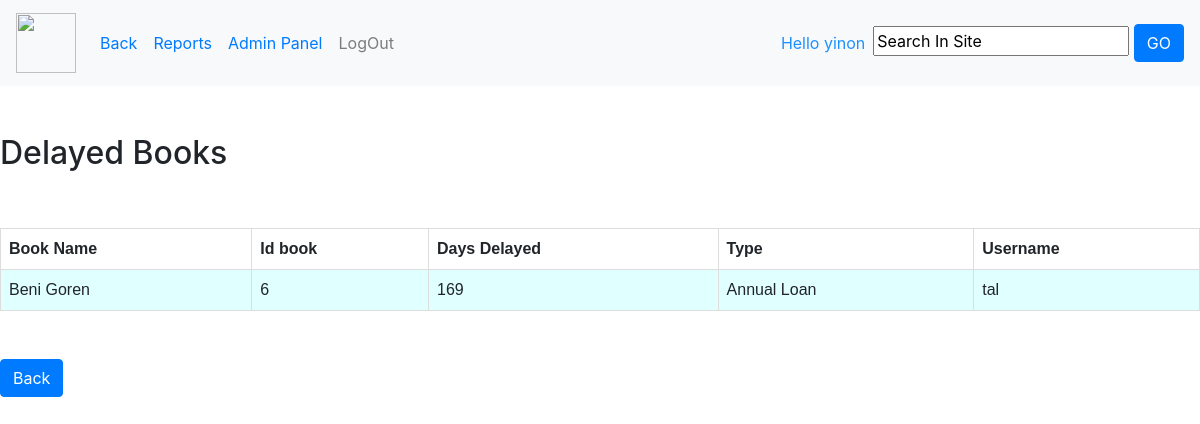
/Me/delayed/ (signed in), run on an earlier commit of the app's database.
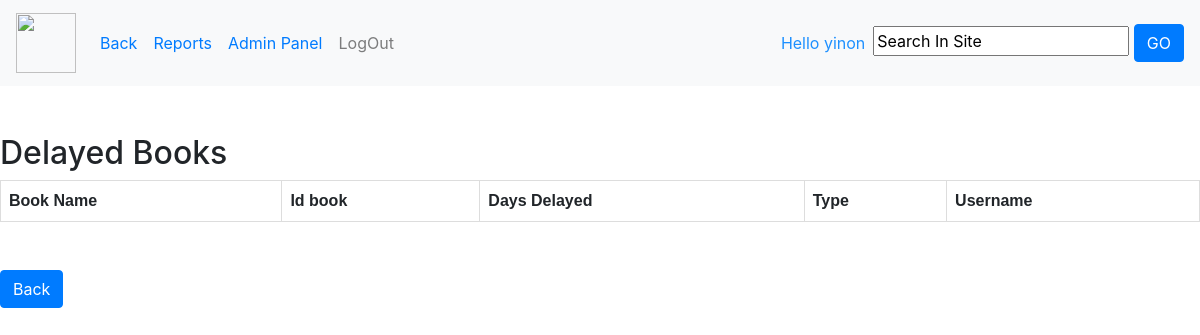
And on a later commit of the database.
### book_catalog/models.py (models this page shows)
class Book (models.Model):
    name = models.CharField(max_length=50)
    author_name = models.CharField(max_length=50)
    summary = models.TextField(max_length=500)
    image = models.ImageField(upload_to='book_catalog/images', default='book_catalog/images/defult.png')
    available = models.BooleanField(default=True)
    librarian_favourite = models.BooleanField(default=False)
    study_book = models.BooleanField(default=False)
    key_words =models.CharField(max_length=100)
    GENRE_CHOICES = (
        ('Drama','Drama'),('Roman','Roman'),
        ('Fantasy','Fantasy'),('Mystery','Mystery'),
        ('Poetry','Poetry'),('Short story','Short story'),
        ('Thriller','Thriller'),('Science fiction','Science fiction'),
        ('Horror', 'Horror'),('Fairytale','Fairytale'),
        ('Comic book', 'Comic book'), ('Adventure', 'Adventure'),
        ('Food', 'Food'),('Study Book', 'Study Book')
        )
    adult_only = models.BooleanField(default=False)
    kids = models.BooleanField(default=False)
    genre = models.CharField(default=True,max_length=100, choices=GENRE_CHOICES)
    posses = models.BooleanField(default=False)
    takenout = models.BooleanField(default=False)
    returned = models.BooleanField(default=True)
    Is_Damaged=models.BooleanField(default=False)
    Damage_Description=models.TextField(max_length=200,default=None,blank=True,null=True)
    Grade_CHOICES = (
        (1, 1), (2, 2),(3, 3),(4, 4),(5, 5),(6, 6),(7, 7),(8, 8),(9, 9),(10, 10),(11, 11),(12, 12)
    )
    Grade = models.IntegerField(default=None, choices=Grade_CHOICES,null=True,blank=True)
    Take_Date=models.DateField(default=None,null=True,blank=True)
    def __str__(self):
        return self.name

### mepage/views.py (the view)
# urls.py: path('delayed/',views.delayed,name="delayed"),
@user_passes_test(is_admin)
def delayed (request):
    books=Book.objects.all()
    temp=datetime.datetime.now()
    nowtime = datetime.date(temp.year, temp.month, temp.day)
    delayedbooks=[]
    for book in books:
        if book.Take_Date!=None:
            delta = nowtime-book.Take_Date
            if book.study_book:
                if delta.days>365:
                    students=Student.objects.all()
                    adults=Adult.objects.all()
                    for student in students:
                        if book in student.Studentposses.all():
                            delayedbooks.append((book, delta.days-365,student.user.username))
                    for adult in adults:
                        if book in adult.Adultposses.all():
                            delayedbooks.append((book, delta.days-365, adult.user.username))
            else:
                if delta.days>30:
                    students=Student.objects.all()
                    adults=Adult.objects.all()
                    for student in students:
                        if book in student.Studentposses.all():
                            delayedbooks.append((book, delta.days-30,student.user.username))
                    for adult in adults:
                        if book in adult.Adultposses.all():
                            delayedbooks.append((book, delta.days-30, adult.user.username))
    print(delayedbooks)
    return render(request, 'mepage/admin/delayed.html',{'books':delayedbooks})

### mepage/views.py (called while the page is built)
def is_admin(user):
    try:
        return user.is_authenticated and user.is_superuser
    except User.DoesNotExist:
        return False

### book_catalog/templates/mepage/admin/delayed.html (shortened to what this page needs)
{% extends "mepage/admin/styleadmin.html" %}
{% block content %}
    <br>
    <br>
<!DOCTYPE html>
<html>
<head>
</head>
<body>
<h2>Delayed Books</h2>
<table>
  <tr>
    <th>Book Name</th>
    <th>Id book</th>
    <th>Days Delayed</th>
      <th>Type</th>
    <th>Username</th>
  </tr>
  <tr>
      {% if books|length == 0 %}
    {% else %}
    {% for book in books %}
    <td>{{ book.0.name }}</td>
    <td>{{  book.0.id  }}</td>
    <td> {{ book.1 }}</td>
        {% if book.0.study_book %}
            <td> Annual Loan</td>
        {% else %}
            <td>Standard</td>
        {% endif %}
        <td> {{ book.2 }}</td>
  <tr>
    {% endfor %}
    {% endif %}
      </tr>
</table><br><br>
</body>
</html>
<a href={% url 'meadminpage' %}><button class="btn btn-primary">Back</button></a>
{% endblock %}

What changed in the data, as far as the page shows it:
no longer on this page (row edited): Book: name "Beni Goren", id "6", book "169", study_book "Annual Loan", username "tal"
